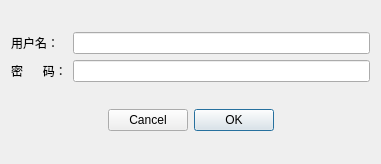
<?xml version="1.0" encoding="UTF-8"?>
<ui version="4.0">
 <class>LoginDialog</class>
 <widget class="QDialog" name="LoginDialog">
  <property name="geometry">
   <rect>
    <x>0</x>
    <y>0</y>
    <width>381</width>
    <height>164</height>
   </rect>
  </property>
  <property name="windowTitle">
   <string>登录</string>
  </property>
  <layout class="QGridLayout" name="gridLayout_2">
   <item row="0" column="0">
    <layout class="QGridLayout" name="gridLayout">
     <item row="0" column="0">
      <widget class="QLabel" name="label">
       <property name="text">
        <string>用户名：</string>
       </property>
      </widget>
     </item>
     <item row="0" column="1">
      <widget class="QLineEdit" name="editUserName"/>
     </item>
     <item row="1" column="0">
      <widget class="QLabel" name="label_2">
       <property name="text">
        <string>密      码：</string>
       </property>
      </widget>
     </item>
     <item row="1" column="1">
      <widget class="QLineEdit" name="editPassword"/>
     </item>
    </layout>
   </item>
   <item row="1" column="0">
    <layout class="QHBoxLayout" name="horizontalLayout">
     <item>
      <spacer name="horizontalSpacer">
       <property name="orientation">
        <enum>Qt::Horizontal</enum>
       </property>
       <property name="sizeHint" stdset="0">
        <size>
         <width>40</width>
         <height>20</height>
        </size>
       </property>
      </spacer>
     </item>
     <item>
      <widget class="QDialogButtonBox" name="btnBox">
       <property name="layoutDirection">
        <enum>Qt::RightToLeft</enum>
       </property>
       <property name="standardButtons">
        <set>QDialogButtonBox::Cancel|QDialogButtonBox::Ok</set>
       </property>
      </widget>
     </item>
     <item>
      <spacer name="horizontalSpacer_2">
       <property name="orientation">
        <enum>Qt::Horizontal</enum>
       </property>
       <property name="sizeHint" stdset="0">
        <size>
         <width>40</width>
         <height>20</height>
        </size>
       </property>
      </spacer>
     </item>
    </layout>
   </item>
  </layout>
 </widget>
 <resources/>
 <connections/>
</ui>
